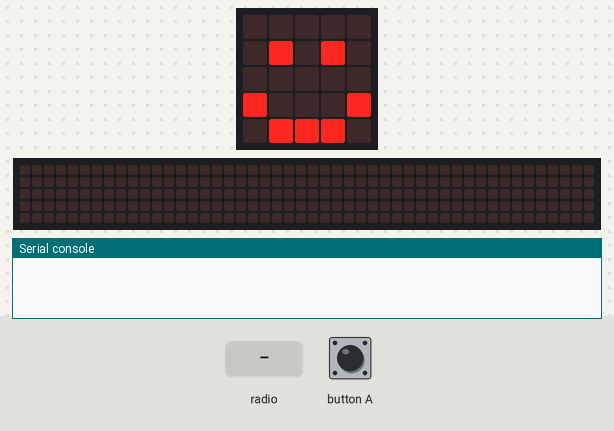
Bench run of a program on a simulated BBC micro:bit running MicroPython. On the bench: the board's 5×5 LED display, a strip that is not on the board, showing the scrolling text unrolled, the last lines printed to the serial console. The inputs (shaded band) are chosen by the test bench. No radio messages arrive unless stated (any console line starting 'radio sent:' is added by the test bench); the 48×5 strip is a reading aid, not a part: it shows the text the display is scrolling, unrolled, one strip-width of it at a time.

Above: at 0.1 s.
2.3 s: radio message "ID:" arrives
At 2.32 s:
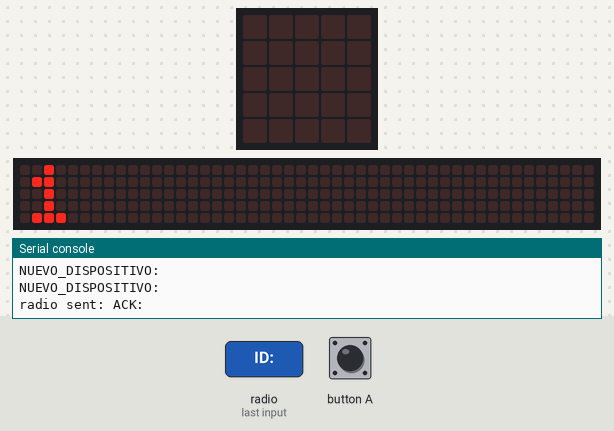
At 3.6 s:
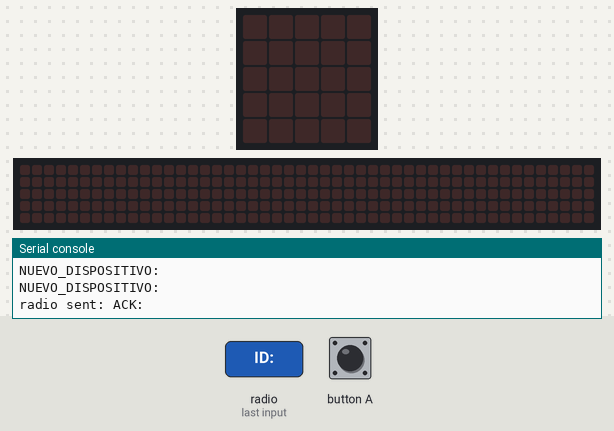
3.9 s: button A pressed for 0.15 s
At 4.8 s:
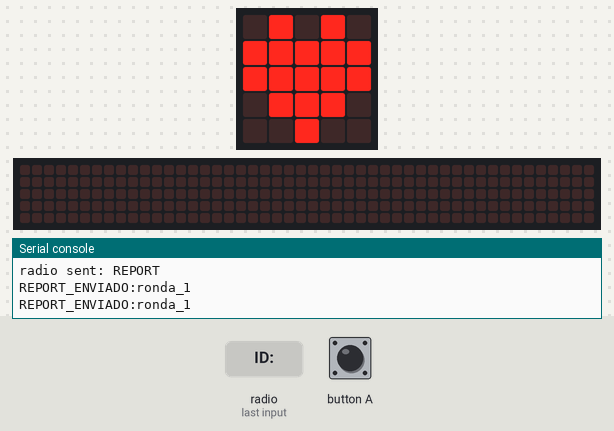
Timing chart, 0 to 6.9 s (numbered marks = the images above; inputs shaded):
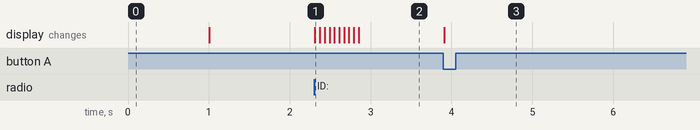

The program:

concentrador.py
```python
# concentrador.py - Micro:bit Hub para descubrimiento de dispositivos

from microbit import *
import radio

# Configuracion radio
radio.config(channel=7, power=6, length=64, queue=10)
radio.on()

# Lista de dispositivos registrados
dispositivos_registrados = set()

def enviar_por_usb(mensaje):
    """Envia mensaje por puerto serie USB"""
    print(mensaje)
    uart.write(mensaje + "\n")

def descubrimiento():
    display.show(Image.HEART)
    dispositivos_registrados.clear()

    enviar_por_usb("INICIO_DESCUBRIMIENTO")

    # 6 rondas de REPORT en 12 segundos
    for ronda in range(6):
        radio.send("REPORT")
        enviar_por_usb("REPORT_ENVIADO:ronda_" + str(ronda+1))

        # Procesar mensajes durante 2 segundos
        tiempo_inicio = running_time()
        while running_time() - tiempo_inicio < 2000:
            mensaje = radio.receive()
            if mensaje:
                procesar_mensaje_radio(mensaje)
            sleep(10)  # Pequeña pausa

    enviar_por_usb("FIN_DESCUBRIMIENTO:total_" + str(len(dispositivos_registrados)))
    display.show(len(dispositivos_registrados))
    sleep(2000)
    display.clear()

def procesar_mensaje_radio(msg):
    """Procesa mensajes recibidos por radio"""
    if msg.startswith("ID:"):
        device_id = msg[3:]  # Extrae ID despues de "ID:"

        if device_id not in dispositivos_registrados:
            dispositivos_registrados.add(device_id)
            enviar_por_usb("NUEVO_DISPOSITIVO:" + device_id)
            # Envia ACK para confirmar registro
            radio.send("ACK:" + device_id)
            display.scroll(len(dispositivos_registrados), delay=60)

# Indicador de inicio
display.show(Image.HAPPY)
sleep(1000)
display.clear()

# Loop principal
while True:
    # Boton A: Inicia descubrimiento
    if button_a.was_pressed():
        descubrimiento()

    # Recibir mensajes radio
    mensaje = radio.receive()
    if mensaje:
        procesar_mensaje_radio(mensaje)

    sleep(50)  # Pequeña pausa para no saturar CPU
```

Measured:
- after the input at 2.3 s, the display: changes at once (image 1)
- after the input at 3.9 s, the display: changes at once (image 3)
